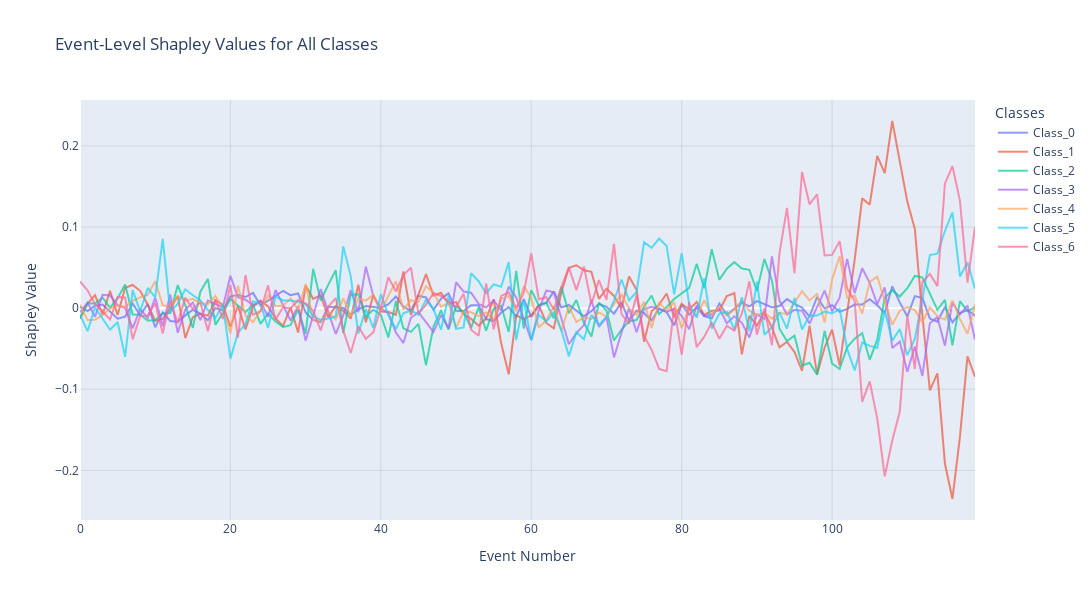

The notebook cell saved with this chart:
### Code cell
# Assuming event_explanations is computed from your previous code
# event_explanations = {"Class_0": event_data_0, "Class_1": event_data_1, ...}

# Create a single Plotly figure
fig = go.Figure()

# Add a trace for each class's event explanation
for class_name, event_data in event_explanations.items():
    fig.add_trace(
        go.Scatter(
            x=event_data["Event Number"],
            y=event_data["Average Shapley Value"],
            mode="lines",
            name=class_name,
            opacity=0.7,
            line=dict(width=2),
            hovertemplate="Event: %{x}<br>Shapley Value: %{y:.4f}<extra></extra>"
        )
    )

# Update layout for formatting
fig.update_layout(
    title="Event-Level Shapley Values for All Classes",
    xaxis_title="Event Number",
    yaxis_title="Shapley Value",
    legend_title="Classes",
    width=1200,
    height=600,
    grid=dict(rows=1, columns=1, pattern="independent", xside="bottom", yside="left"),
    showlegend=True,
    hovermode="x unified"  # Shows all classes' values on hover
)

# Add grid
fig.update_xaxes(showgrid=True, gridcolor="rgba(128, 128, 128, 0.2)", gridwidth=1)
fig.update_yaxes(showgrid=True, gridcolor="rgba(128, 128, 128, 0.2)", gridwidth=1)

# Display the plot
fig.show()
